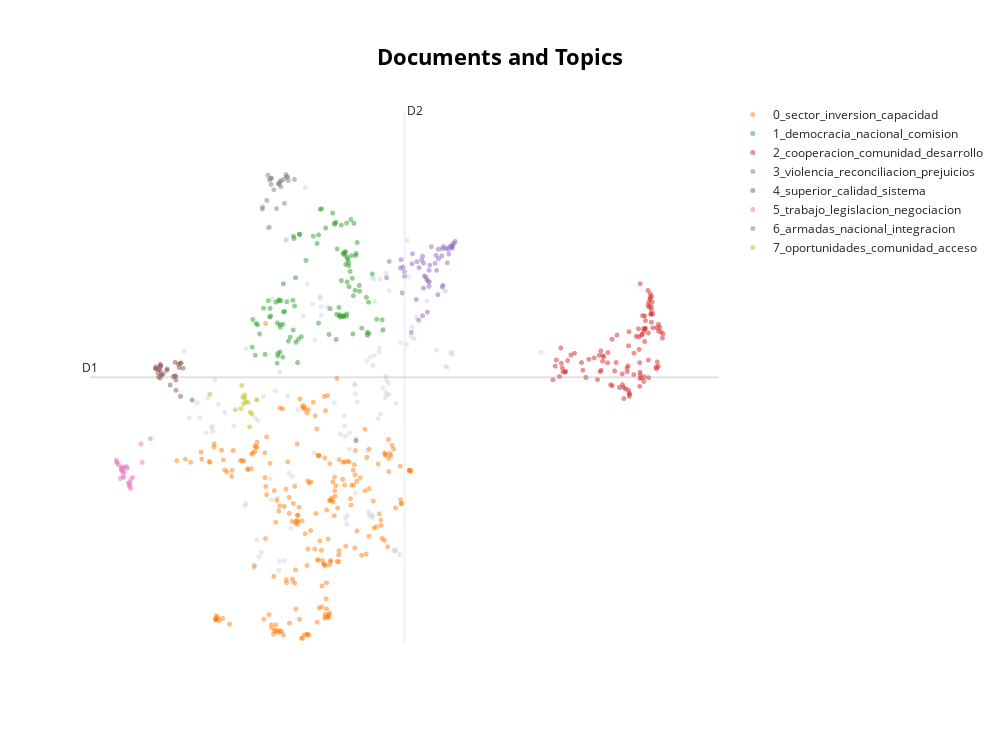

Notebook source saved alongside this figure:
### Code cell
topic_model.visualize_documents(docs=entrada_sin_lematizar, width=1000, hide_annotations=True)
